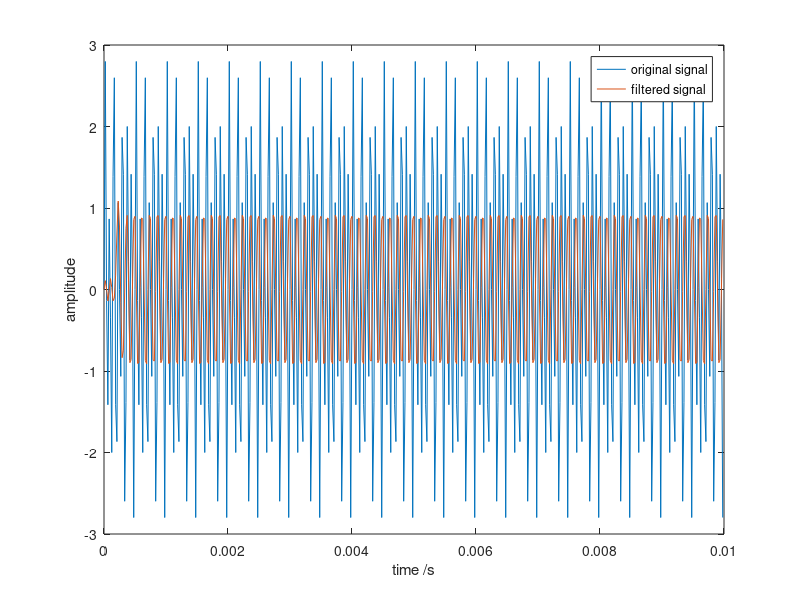
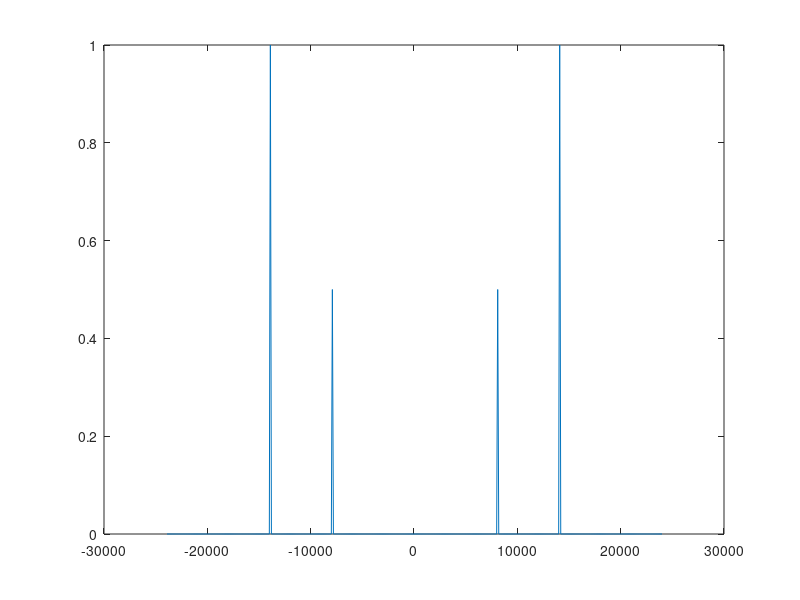

The MATLAB source for these figures, in order: (Note: this script raises an error after producing the figures.)
clc;clear;close all;
%% 
fs = 48000;
f1 = 8000;
f2 = 14000;
dt = 1/fs;
D = 0.01;
t = 0:dt:D-dt;
xt = sin(2*pi*f1*t)+2*sin(2*pi*f2*t);
%%
load FIR_lowpass_9600.mat
y1 = filter(Num,[1],xt);
% load IIR_lowpass_9600.mat
% [b,a] = sos2tf(SOS,G);
% y1 = filter(b,a,xt);
figure
plot(t,xt)
hold on
plot(t,y1)
legend('original signal','filtered signal')
xlabel('time /s')
ylabel('amplitude')
%%
Y1 = fftshift(fft(y1));
X1 = fftshift(fft(xt));
f = 1:length(Y1);
f = (f-length(Y1)/2)/(length(Y1))*fs;
figure
p=plot(f,abs(X1)*dt/D);p.LineWidth=1.5;
hold on 
p=plot(f,abs(Y1)*dt/D);p.LineStyle='--';p.LineWidth=1.5;
title('Fourier transform comparision')
legend('original signal','filtered signal')
xlabel('Frequency /Hz')
ylabel('amplitude')
grid on


